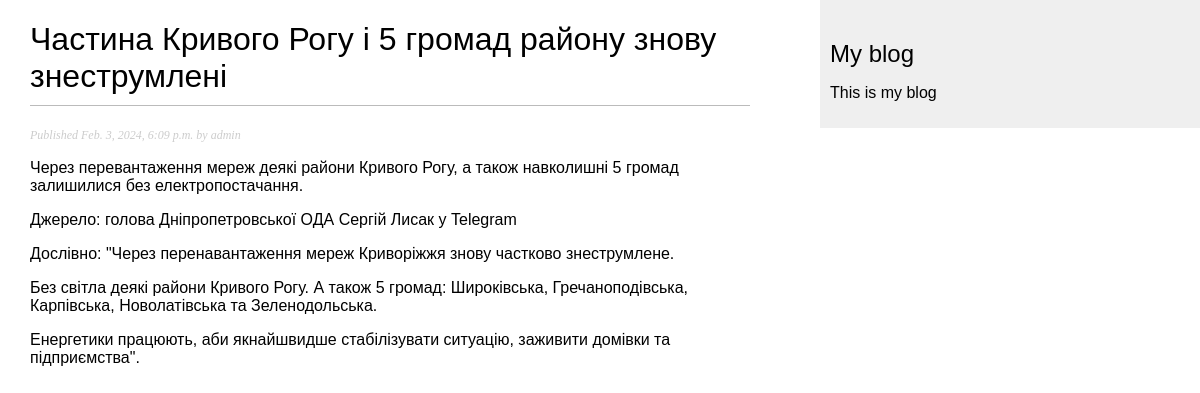
Screenshot of /blog/2024/2/3/chastina-krivogo-rogu-i-5-gromad-rajonu-znovu-znestrumleni/ with the database file from the repository.
### blog/models.py (models this page shows, shortened)
class Post(models.Model):
    class Status(models.TextChoices):
        DRAFT = 'DF', 'Draft'
        PUBLISHED = 'PB', 'Pablished'
    title = models.CharField(max_length=250)
    slug = models.SlugField(max_length=250,
                            unique_for_date='publish')
    author = models.ForeignKey(User,
                               on_delete=models.CASCADE,
                               related_name='blog_posts')
    body = models.TextField()
    publish = models.DateTimeField(default=timezone.now)
    created = models.DateTimeField(auto_now_add=True)
    updated = models.DateTimeField(auto_now=True)
    status = models.CharField(max_length=2,
                              choices=Status.choices,
                              default=Status.DRAFT)
    objects = models.Manager()
    published = PublishedManager()
    class Meta:
        ordering = ['-publish']
        indexes = [
            models.Index(fields=['-publish']),
        ]

### blog/views.py (the view)
def post_detail(request, year, month, day, post):
    post = get_object_or_404(Post,
                             status=Post.Status.PUBLISHED,
                             slug=post,
                             publish__year=year,
                             publish__month=month,
                             publish__day=day)
    return render(request,
                  'blog/post/detail.html',
                  {'post': post})

### blog/templates/blog/post/detail.html (shortened to what this page needs)
{% extends 'blog/base.html' %}
{% block content %}
    <h1>{{ post.title }}</h1>
    <p class="date">
       Published {{ post.publish }} by {{ post.author }}
    </p>
    {{ post.body | linebreaks }}
{% endblock content %}

### blog/static/css/blog.css (style rules this page uses)
body { margin:0; padding:0; font-family:helvetica, sans-serif; }
h1 { font-weight:normal; border-bottom:1px solid #bbb; padding:0 0 10px 0; }
p.date { color:#ccc; font-family: georgia, serif; font-size: 12px; font-style: italic; }

### rows the page displays
Post: title "Частина Кривого Рогу і 5 громад району знову знеструмлені", publish "Feb. 3, 2024, 6:09 p.m.", author "admin", body "Через перевантаження мереж деякі райони Кривого Рогу, а також навколишні 5 громад залишилися без електропостачання. Джерело: голова Дніпропетровської ОДА Сергій Лисак у Telegram Дослівно: \"Через перенавантаження мереж Криворіжжя знову частково знеструмлене. Без світла деякі райони Кривого Рогу. А також 5 громад: Широківська, Гречаноподівська, Карпівська, Новолатівська та Зеленодольська. Енергетики працюють, аби якнайшвидше стабілізувати ситуацію, заживити домівки та підприємства\"."
